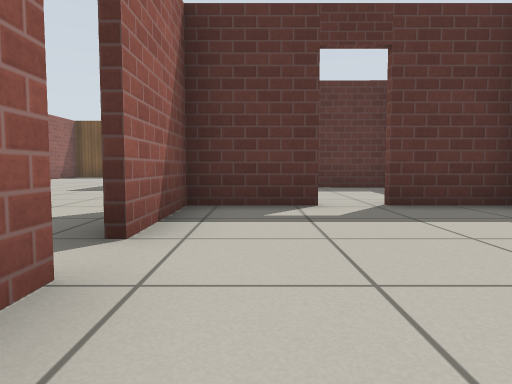
[1] (above)

19 first-person views from a walk through a robot-simulator world made for Gazebo. The camera is 0.5 m above the floor, tilts 4° down and sees 70° across. The floor is counted in squares, 1 m on a side. Each view is taken from the middle of a square. On the plan, view 1 faces up. The plan holds only what a view shows up to about 9 squares ahead; the rest is blank. Gazebo's built-in surfaces are drawn with simple patterns.

[2]
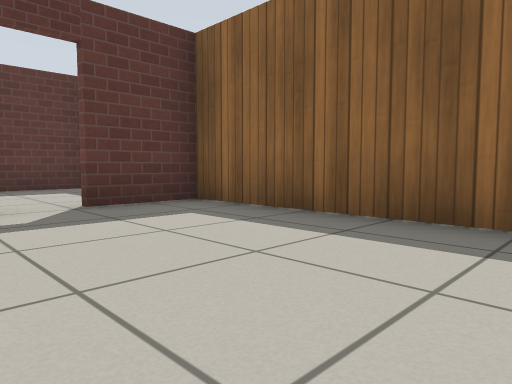

[3]
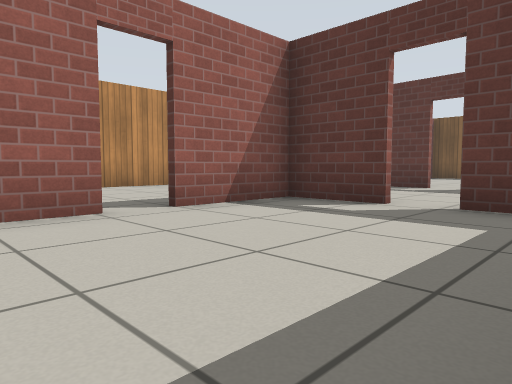

[4]
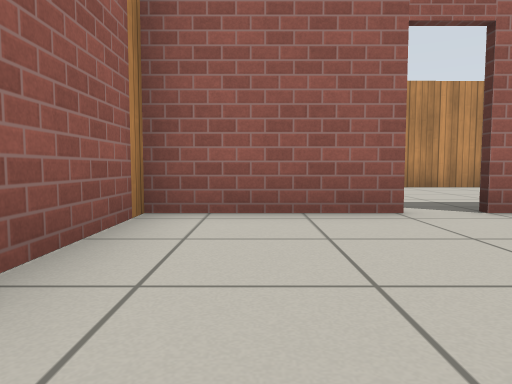

[5]
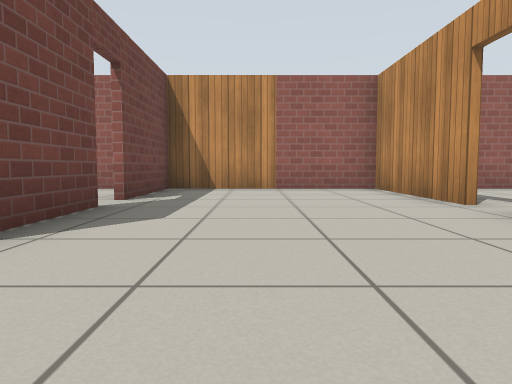

[6]
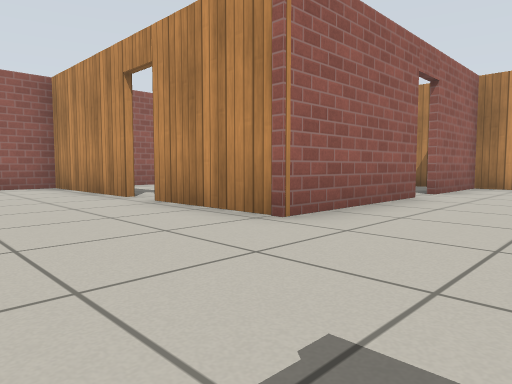

[7]
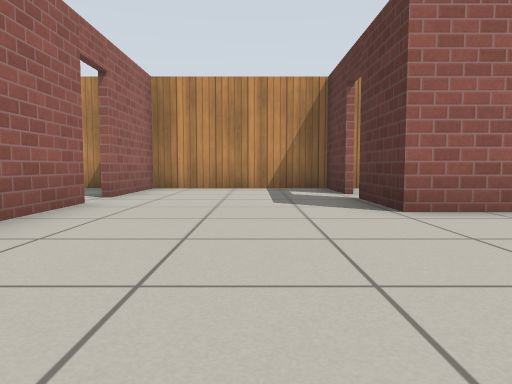

[8]
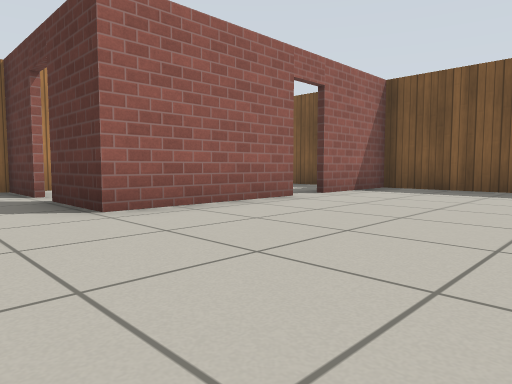

[9]
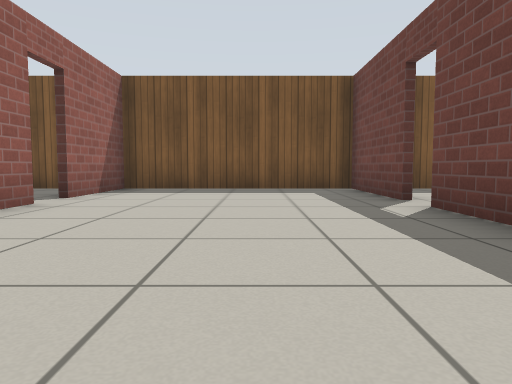

[10]
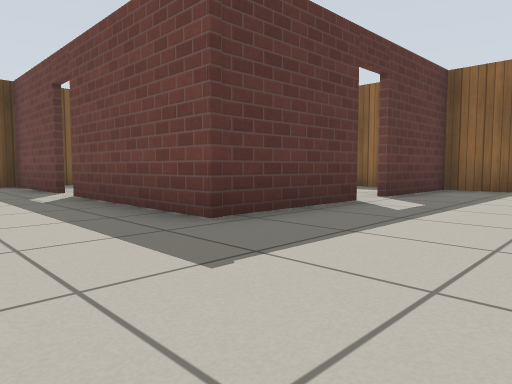

[11]
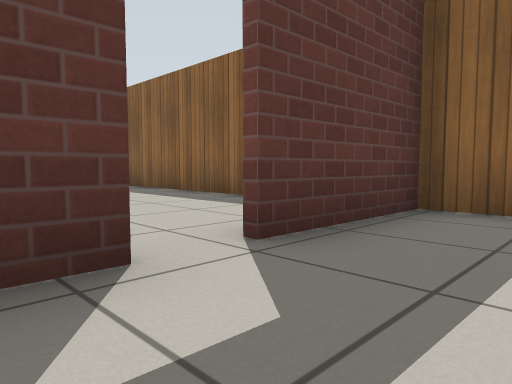

[12]
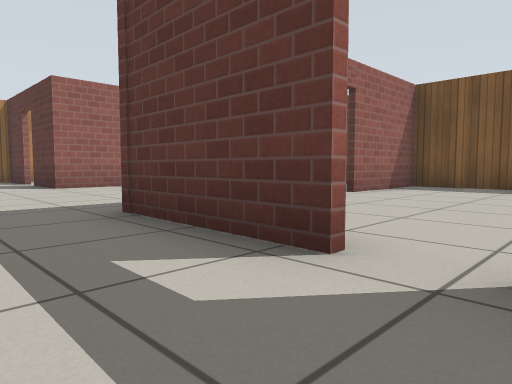

[13]
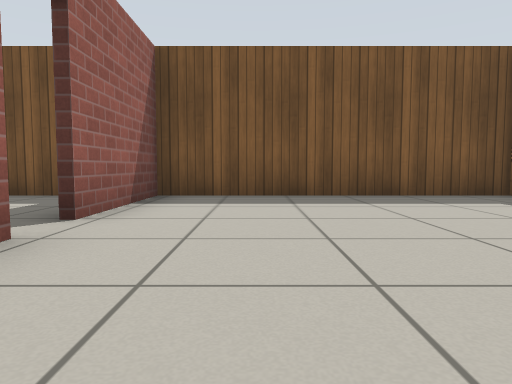

[14]
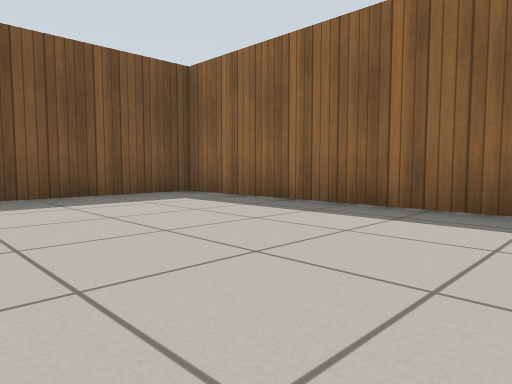

[15]
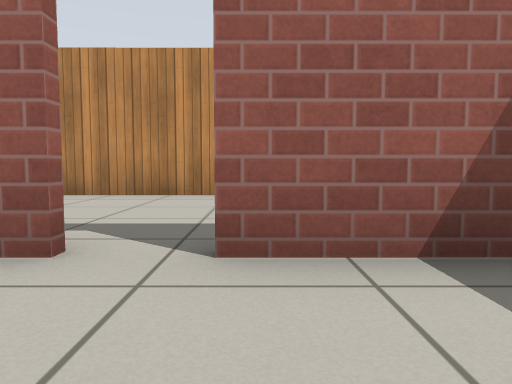

[16]
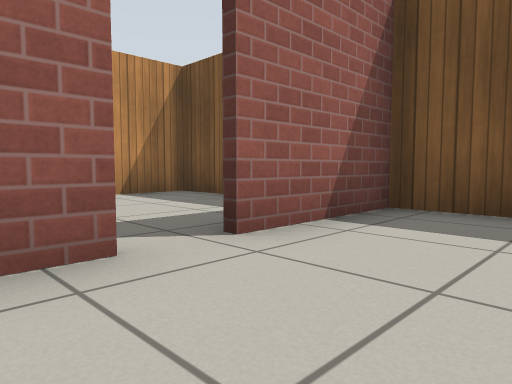

[17]
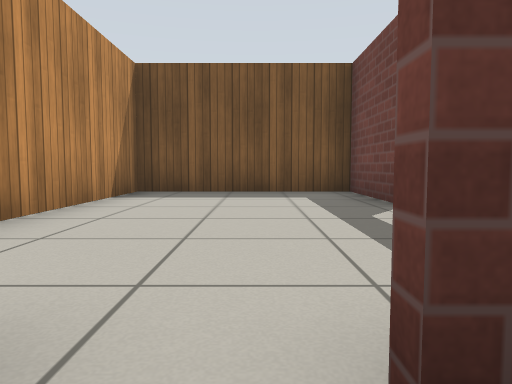

[18]
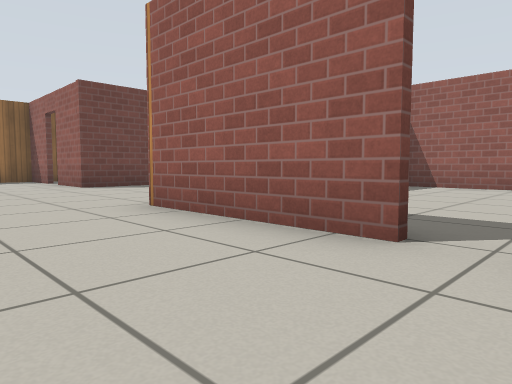

[19]
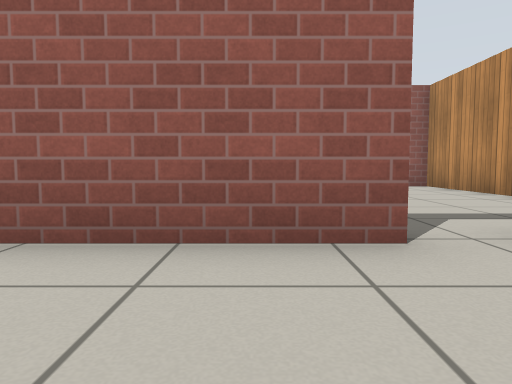

### Floor plan
Ten units are one square. View 1 is at (0, 0); x grows to the right and y downward. Boxes are objects, and circles mark ways between rooms. Rooms are numbered by the first view taken in them; rooms with no view inside come last. Other rooms are left out.
<svg viewBox="-128 -169 167 187">
<path fill="none" stroke="#000" d="M-9 -16 -9 12M9 -46 -9 -46 -9 -24M34 -5 34 -46 16 -46M-10 12 14 12M-90 -57 -58 -57 -57 -31M-1 -87 -28 -88 -28 -125M-105 -96 -123 -96 -123 -57 -99 -57M-57 -23 -57 12 -10 12M-80 -130 -80 -96 -97 -96M-28 -134 -28 -162M-10 -24 -10 -48 -2 -48M34 -74 34 -87 7 -87M-31 -163 -81 -163M-80 -164 -80 -138M-10 13 -10 -16M-27 -164 -27 -134M34 -101 34 -163 -31 -163M-81 -139 -81 -164M-81 -163 -123 -163 -123 -101M-87 12 -62 12M-123 -19 -123 11M-123 -48 -123 -40"/>
<circle cx="-10" cy="-20" r="3" fill="#2a7"/>
<circle cx="15" cy="-50" r="3" fill="#2a7"/>
<circle cx="-30" cy="-130" r="3" fill="#2a7"/>
<circle cx="5" cy="-90" r="3" fill="#2a7"/>
<circle cx="-100" cy="-100" r="3" fill="#2a7"/>
<circle cx="-80" cy="-135" r="3" fill="#2a7"/>
<circle cx="-60" cy="-25" r="3" fill="#2a7"/>
<text x="10" y="-20">1</text>
<text x="-50" y="-80">2</text>
<text x="0" y="-130">3</text>
<text x="-110" y="-140">4</text>
<text x="-90" y="-20">5</text>
</svg>
Room 1 opens to room 2. Room 2 opens to room 3. Room 2 opens to room 4. Room 2 opens to room 5.

Where each view was taken, in squares from view 1:
view 1: 0 up, 0 right, facing up
view 2: 0 up, 0 right, facing up-right
view 3: 0 up, 3 right, facing up-left
view 4: 0 up, 3 right, facing left
view 5: 7 up, 3 left, facing down
view 6: 8 up, 3 left, facing down-left
view 7: 8 up, 4 left, facing left
view 8: 8 up, 4 left, facing up-left
view 9: 8 up, 5 left, facing up
view 10: 6 up, 5 left, facing up-right
view 11: 7 up, 1 left, facing up-right
view 12: 7 up, 1 right, facing up-left
view 13: 10 up, 1 left, facing up
view 14: 10 up, 1 left, facing up-right
view 15: 14 up, 6 left, facing left
view 16: 12 up, 6 left, facing up-left
view 17: 9 up, 10 left, facing up
view 18: 8 up, 10 left, facing down-right
view 19: 8 up, 8 left, facing down
